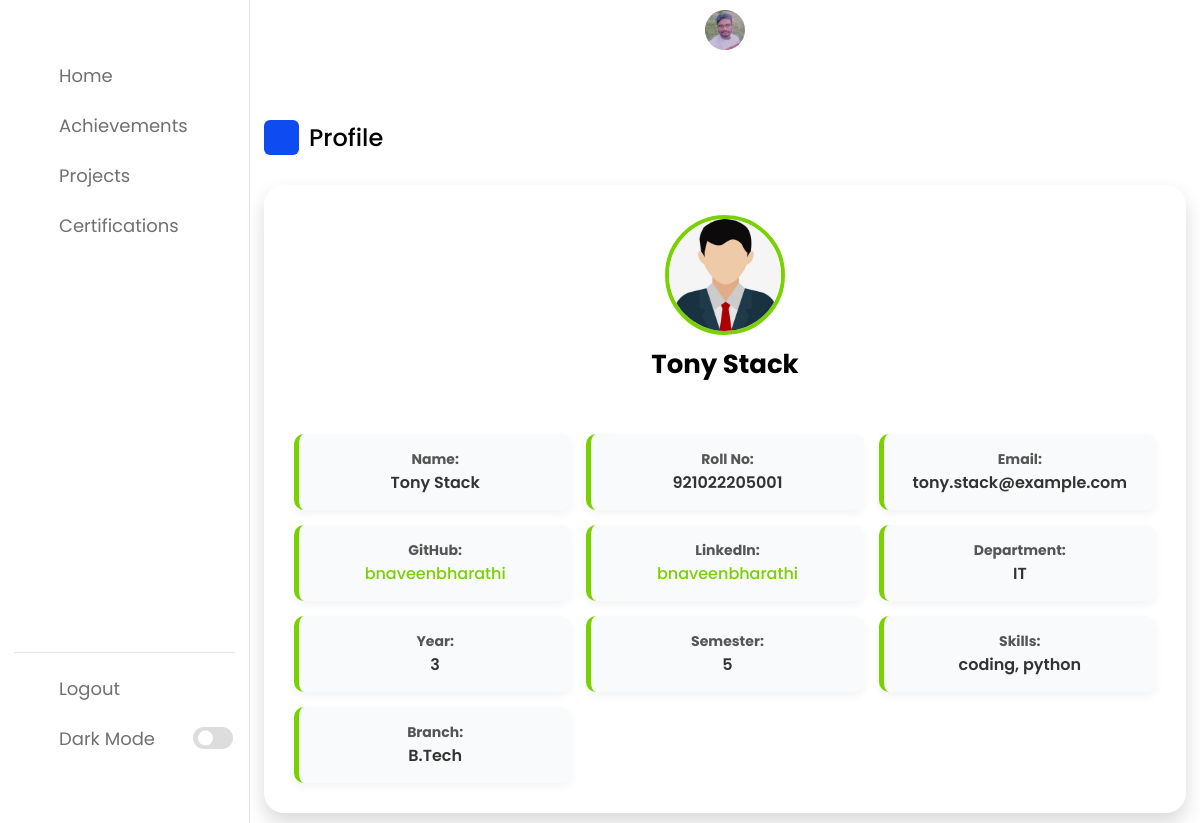
The page /dashboard/index.php (signed in) on the database as committed earlier.
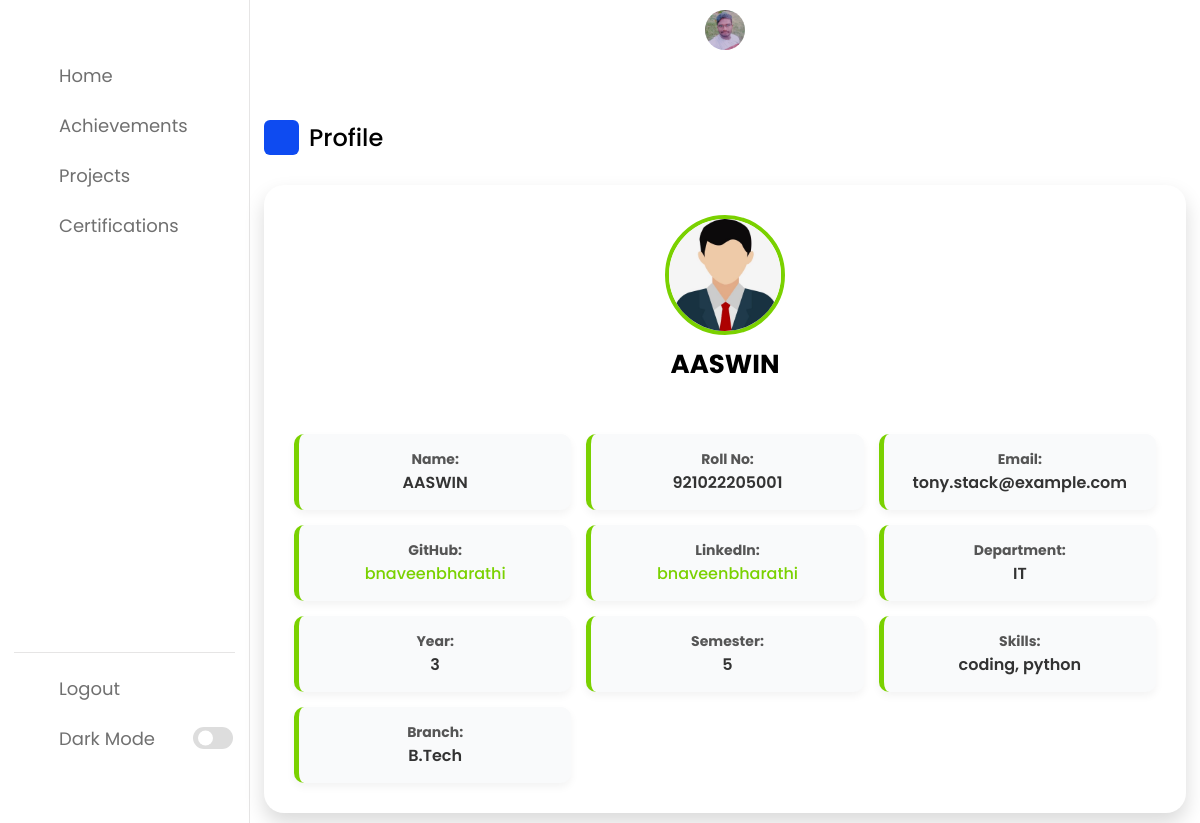
The same page on the database as committed later.
### tables this page shows
CREATE TABLE `students` (
  `id` int(11) NOT NULL,
  `name` varchar(255) NOT NULL,
  `profile_photo` varchar(255) DEFAULT NULL,
  `dob` date DEFAULT NULL,
  `roll_no` varchar(50) NOT NULL,
  `sex` enum('Male','Female','Other') DEFAULT NULL,
  `password` varchar(255) NOT NULL,
  `branch` varchar(100) DEFAULT NULL,
  `department` varchar(100) DEFAULT NULL,
  `year` int(11) DEFAULT NULL,
  `semester` int(11) DEFAULT NULL,
  `place_of_birth` varchar(255) DEFAULT NULL,
  `blood_group` varchar(10) DEFAULT NULL,
  `religion` varchar(50) DEFAULT NULL,
  `community` varchar(50) DEFAULT NULL,
  `mother_tongue` varchar(50) DEFAULT NULL,
  `reference_persons` text DEFAULT NULL,
  `personal_identifications` text DEFAULT NULL,
  `email` varchar(255) NOT NULL,
  `phone` varchar(20) DEFAULT NULL,
  `mother_name` varchar(255) DEFAULT NULL,
  `mother_age` int(11) DEFAULT NULL,
  `mother_phone` varchar(20) DEFAULT NULL,
  `father_name` varchar(255) DEFAULT NULL,
  `father_age` int(11) DEFAULT NULL,
  `father_phone` varchar(20) DEFAULT NULL,
  `family_photo` varchar(255) DEFAULT NULL,
  `disciplinary_issues` text DEFAULT NULL,
  `address_detail` text DEFAULT NULL,
  `linkedin_link` varchar(255) DEFAULT NULL,
  `github_link` varchar(255) DEFAULT NULL,
  `skills` longtext DEFAULT NULL CHECK (json_valid(`skills`)),
  `caste` varchar(100) DEFAULT NULL,
  `age` text DEFAULT NULL,
  `mother_occupation` varchar(500) DEFAULT NULL,
  `father_occupation` varchar(500) DEFAULT NULL
);

### dashboard/index.php (the view, shortened to what this page needs)
<?php
include("../resources/connection.php");
$roll_no = $_SESSION['roll_no'];
$stmt = $conn->prepare("SELECT * FROM students WHERE roll_no = ?");
$stmt->bind_param("s", $roll_no);
$stmt->execute();
$result = $stmt->get_result();
if ($result->num_rows > 0) {
    $user = $result->fetch_assoc();
    if (isset($user['skills']) && !empty($user['skills'])) {
        $skills = json_decode($user['skills'], true);
        if (is_array($skills)) {
            $user['skills'] = implode(', ', $skills);
        } else {
            $user['skills'] = $user['skills'];
        }
    } else {
        $user['skills'] = '';
    }
} else {
    echo "User not found.";
    exit();
}
?>
<!DOCTYPE html>
<html lang="en">
<head>
    <link rel="stylesheet" href="../static/dash/style.css">
    <link rel="stylesheet" href="../static/dash/custom.css">
    <link rel="stylesheet" href="https://unicons.iconscout.com/release/v4.0.0/css/line.css">
</head>
<body>
<?php include("./sidebar.php") ?>
        <div class="dash-content">
            <div class="overview">
                <div class="title">
                <i class="uil uil-user"></i>
                    <span class="text">Profile</span>
                </div>
                <div class="profile-box">
    <div class="profile-header">
        <img src="../static/img/profile.png" alt="Profile Picture" class="profile-pic">
        <h2 class="profile-name"><?php echo htmlspecialchars($user["name"]); ?></h2>
    </div>
    <div class="profile-info">
        <div class="info-box">
            <strong>Name:</strong>
            <span><?php echo htmlspecialchars($user["name"]); ?></span>
        </div>
        <div class="info-box">
            <strong>Roll No:</strong>
            <span><?php echo htmlspecialchars($user["roll_no"]); ?></span>
        </div>
        <div class="info-box">
            <strong>Email:</strong>
            <span><?php echo htmlspecialchars($user["email"]);?></span>
        </div>
        <div class="info-box">
            <strong>GitHub:</strong>
            <span><a href="<?php echo htmlspecialchars($user["github_link"]);?>" target="_blank">bnaveenbharathi</a></span>
        </div>
        <div class="info-box">
            <strong>LinkedIn:</strong>
            <span><a href="<?php echo htmlspecialchars($user["linkedin_link"]); ?>" target="_blank">bnaveenbharathi</a></span>
        </div>
        <div class="info-box">
            <strong>Department:</strong>
            <span><?php echo htmlspecialchars($user["department"]); ?></span>
        </div>
        <div class="info-box">
            <strong>Year:</strong>
            <span><?php echo htmlspecialchars($user["year"]); ?></span>
        </div>
        <div class="info-box">
            <strong>Semester:</strong>
            <span><?php echo htmlspecialchars($user["semester"]); ?></span>
        </div>
        <div class="info-box">
            <strong>Skills:</strong>
            <span><?php echo htmlspecialchars($user["skills"]); ?></span>
        </div>
        <div class="info-box">
            <strong>Branch:</strong>
            <span><?php echo htmlspecialchars($user["branch"]); ?></span>
        </div>
    </div>
</div>
            </div>
    </section>
</body>
</html>

### dashboard/sidebar.php (shortened to what this page needs)
<nav>
        <div class="menu-items">
            <ul class="nav-links">
                <li><a href="./index.php">
                    <i class="uil uil-estate"></i>
                    <span class="link-name">Home</span>
                </a></li>
                <li><a href="./achievements.php">
                    <i class="uil uil-files-landscapes"></i>
                    <span class="link-name">Achievements</span>
                </a></li>
                <li><a href="./projects.php">
                    <i class="uil uil-chart"></i>
                    <span class="link-name">Projects</span>
                </a></li>
                <li><a href="./certification.php">
                    <i class="uil uil-thumbs-up"></i>
                    <span class="link-name">Certifications</span>
                </a></li>
            </ul>
            <ul class="logout-mode">
                <li><a href="sidebar.php?logout=true">
                    <i class="uil uil-signout"></i>
                    <span class="link-name">Logout</span>
                </a></li>
                <li class="mode">
                    <a href="#">
                        <i class="uil uil-moon"></i>
                    <span class="link-name">Dark Mode</span>
                </a>
                <div class="mode-toggle">
                  <span class="switch"></span>
                </div>
            </li>
            </ul>
        </div>
    </nav>
    <section class="dashboard">
        <div class="top">
            <img src="images/profile.jpg" alt="">
        </div>

### static/dash/style.css (style rules this page uses)
* { margin: 0; padding: 0; box-sizing: border-box; font-family: 'Poppins', sans-serif; }
:root { --primary-color: #0E4BF1; --panel-color: #FFF; --text-color: #000; --black-light-color: #707070; --border-color: #e6e5e5; --toggle-color: #DDD; --box1-color: #4DA3FF; --box2-color: #FFE6AC; --box3-color: #E7D1FC; --title-icon-color: #fff; --tran-05: all 0.5s ease; --tran-03: all 0.3s ease; --tran-03: all 0.2s ease; }
body { min-height: 100vh; background-color: var(--primary-color); }
nav { position: fixed; top: 0; left: 0; height: 100%; width: 250px; padding: 10px 14px; background-color: var(--panel-color); border-right: 1px solid var(--border-color); transition: var(--tran-05); }
nav .menu-items { margin-top: 40px; height: calc(100% - 90px); display: flex; flex-direction: column; justify-content: space-between; }
.menu-items li { list-style: none; }
.menu-items li a { display: flex; align-items: center; height: 50px; text-decoration: none; position: relative; }
.menu-items li a i { font-size: 24px; min-width: 45px; height: 100%; display: flex; align-items: center; justify-content: center; color: var(--black-light-color); }
.menu-items li a .link-name { font-size: 18px; font-weight: 400; color: var(--black-light-color); transition: var(--tran-05); }
.menu-items .logout-mode { padding-top: 10px; border-top: 1px solid var(--border-color); }
.menu-items .mode { display: flex; align-items: center; white-space: nowrap; }
.menu-items .mode-toggle { position: absolute; right: 14px; height: 50px; min-width: 45px; display: flex; align-items: center; justify-content: center; cursor: pointer; }
.mode-toggle .switch { position: relative; display: inline-block; height: 22px; width: 40px; border-radius: 25px; background-color: var(--toggle-color); }
.switch:before { content: ""; position: absolute; left: 5px; top: 50%; transform: translateY(-50%); height: 15px; width: 15px; background-color: var(--panel-color); border-radius: 50%; transition: var(--tran-03); }
.dashboard { position: relative; left: 250px; background-color: var(--panel-color); min-height: 100vh; width: calc(100% - 250px); padding: 10px 14px; transition: var(--tran-05); }
.dashboard .top { position: fixed; top: 0; left: 250px; display: flex; width: calc(100% - 250px); justify-content: space-between; align-items: center; padding: 10px 14px; background-color: var(--panel-color); transition: var(--tran-05); z-index: 10; }
.top img { width: 40px; border-radius: 50%; }
.dashboard .dash-content { padding-top: 50px; }
.dash-content .title { display: flex; align-items: center; margin: 60px 0 30px 0; }
.dash-content .title i { position: relative; height: 35px; width: 35px; background-color: var(--primary-color); border-radius: 6px; color: var(--title-icon-color); display: flex; align-items: center; justify-content: center; font-size: 24px; }
.dash-content .title .text { font-size: 24px; font-weight: 500; color: var(--text-color); margin-left: 10px; }

### static/dash/custom.css (style rules this page uses)
.profile-box { max-width: 980px; width: 100%; background: #ffffff; border-radius: 20px; box-shadow: 0 10px 20px rgba(0, 0, 0, 0.15); padding: 30px; display: flex; flex-direction: column; align-items: center; text-align: center; transition: transform 0.3s ease, box-shadow 0.3s ease; margin: 0 auto; }
.profile-header { display: flex; flex-direction: column; align-items: center; margin-bottom: 20px; }
.profile-pic { width: 120px; height: 120px; border-radius: 50%; object-fit: cover; border: 4px solid #7ad100; transition: border-color 0.3s ease, transform 0.3s ease; }
.profile-name { font-size: 26px; font-weight: bold; color: black ; margin: 10px 0; }
.profile-info { display: grid; grid-template-columns: repeat(auto-fit, minmax(250px, 1fr)); gap: 15px; width: 100%; margin-top: 20px; }
.info-box { background: #f9fafb; padding: 15px; border-radius: 10px; box-shadow: 0 4px 8px rgba(0, 0, 0, 0.05); border-left: 5px solid #7ad100; transition: border-color 0.3s ease; }
.info-box strong { display: block; color: #555; font-size: 14px; }
.info-box span { font-size: 16px; font-weight: 600; color: #333; }
.profile-info a { color: #7ad100; font-weight: 500; text-decoration: none; transition: color 0.3s ease; }
.profile-box { background: #ffffff; color: #333; }
.info-box { background: #f9fafb; border-left-color: #7ad100; color: #333; }

Rows that differ between the two databases and show on the page:
changed students "tony.stack@example.com": name "Tony Stack" → "AASWIN"
